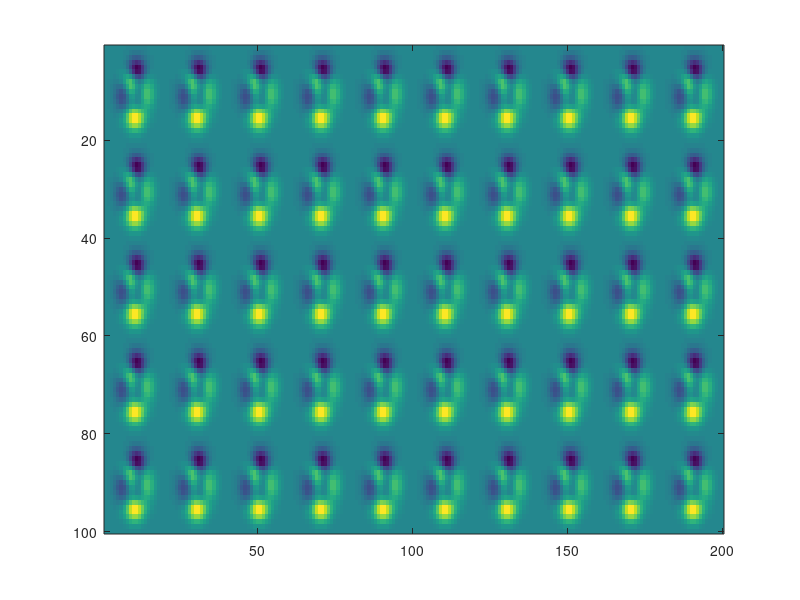
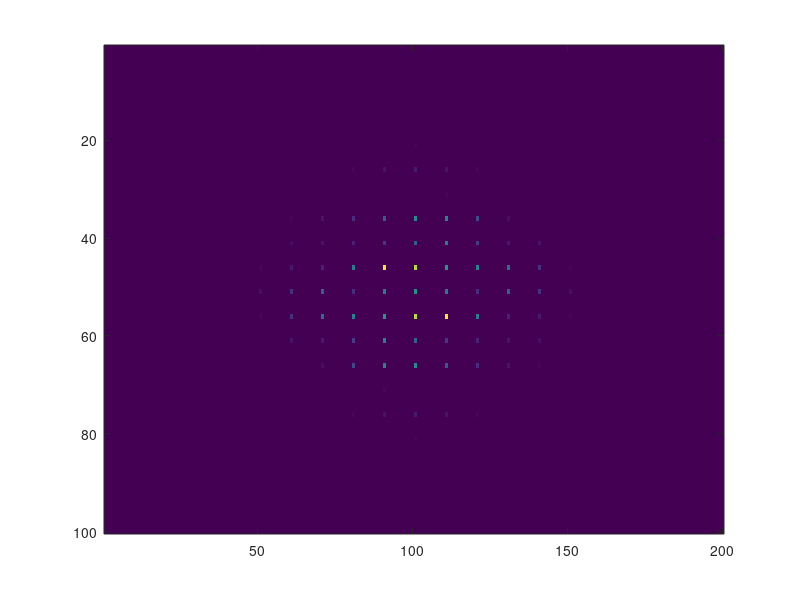

Here is the MATLAB script that generated these plots, in order:
% 2-D Transform
% The 2-D Fourier transform is useful for processing 2-D signals and other 2-D data such as images.
% Create and plot 2-D data with repeated blocks.

P = peaks(20);          % Example function of two variables
X = repmat(P,[5 10]);   % Repeat copies of an array
imagesc(X)              % Display image with scaled colors

% Compute the 2-D Fourier transform of the data.  
% Shift the zero-frequency component to the center of the output, and 
% plot the resulting 100-by-200 matrix, which is the same size as X.
signal_fft = fft2(X, 100, 200);
signal_fft = fftshift(signal_fft);
signal_fft = abs(signal_fft);

figure
imagesc(signal_fft);